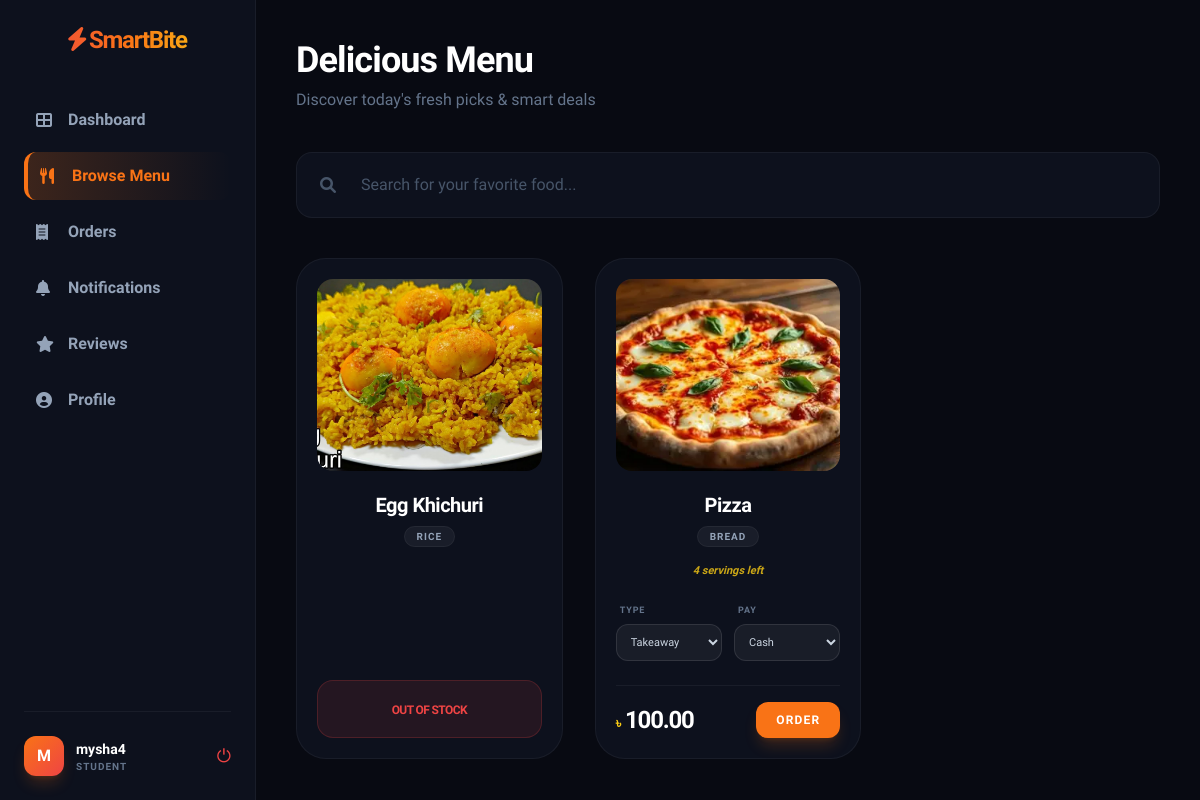
/menu/ (signed in), run on an earlier commit of the app's database.
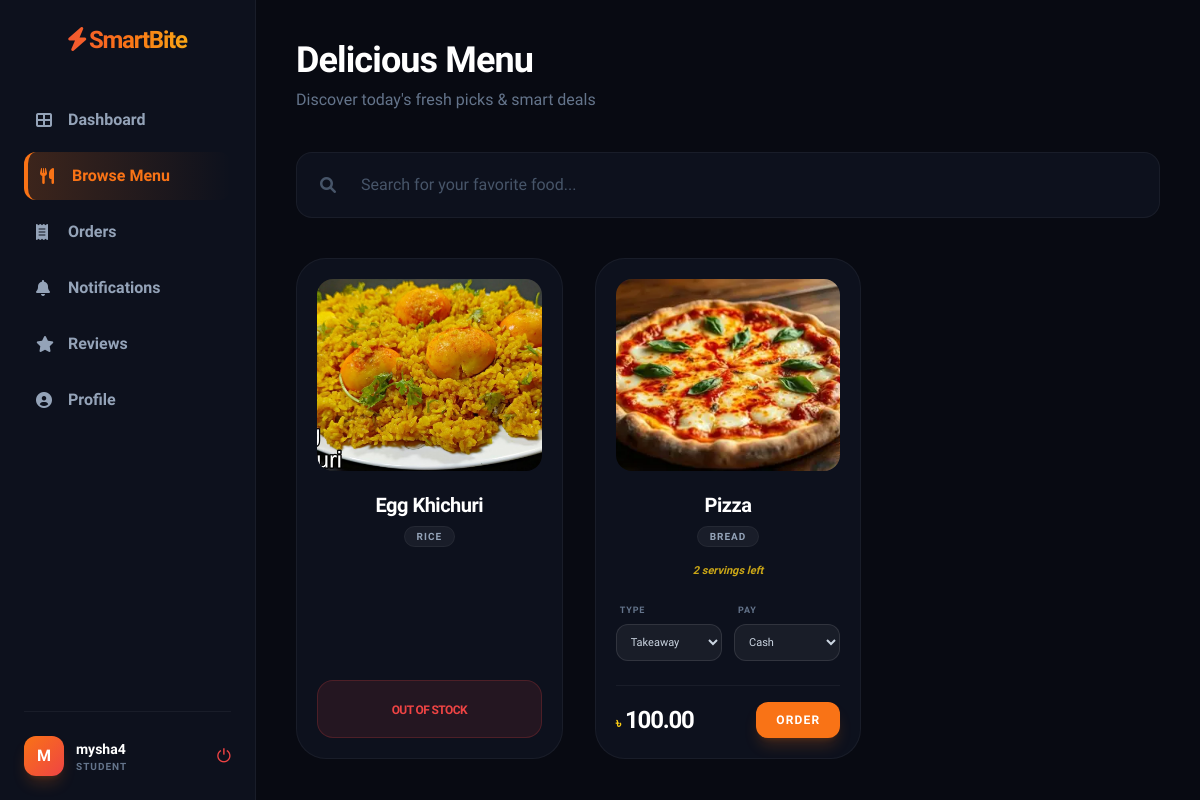
And on a later commit of the database.
### SmartCanteen/models.py (models this page shows, shortened)
class Food(models.Model):
    CATEGORY_CHOICES = (
        ('Rice', 'Rice'),
        ('Bread', 'Bread'),
        ('Snacks', 'Snacks'),
        ('Drinks', 'Drinks'),
        ('Dessert', 'Dessert'),
    )
    name = models.CharField(max_length=100)
    category = models.CharField(
        max_length=50,
        choices=CATEGORY_CHOICES,
        default='Snacks'
    )
    price = models.DecimalField(max_digits=10, decimal_places=2)
    quantity = models.IntegerField(default=0)
    photo = models.ImageField(
        upload_to='food_images/',
        blank=True,
        null=True
    )
    available = models.BooleanField(default=True)

### SmartCanteen/views.py (the view)
# urls.py: path('menu/', views.menu, name='menu'),
@login_required
def menu(request):
    foods = Food.objects.all()
    q = request.GET.get('q')
    if q:
        foods = foods.filter(name__icontains=q)
    return render(request, 'menu.html', {'foods': foods})

### templates/menu.html (shortened to what the changed rows need)
<!DOCTYPE html>
<html lang="en">
<head>
    <script src="https://cdn.tailwindcss.com"></script>
    <link rel="stylesheet" href="https://cdnjs.cloudflare.com/ajax/libs/font-awesome/6.0.0/css/all.min.css">
</head>
<body class="flex h-screen overflow-hidden">
<main class="flex-1 overflow-y-auto p-10 no-scrollbar">
    <header class="mb-10">
        <h1 class="text-4xl font-extrabold text-white mb-2 tracking-tight">Delicious Menu</h1>
    </header>
    <div class="grid grid-cols-1 sm:grid-cols-2 lg:grid-cols-3 xl:grid-cols-4 gap-8">
        {% for food in foods %}
        <div id="food-{{ food.id }}" class="card-bg p-5 relative flex flex-col scroll-mt-24">
            <div class="w-full h-48 overflow-hidden rounded-2xl mb-5 group">
                {% if food.photo %}
                    <img src="{{ food.photo.url }}" class="w-full h-full object-cover group-hover:scale-110 transition-transform duration-500">
                {% else %}
                    <div class="w-full h-full flex items-center justify-center bg-white/5 text-5xl">🍕</div>
                {% endif %}
            </div>
            <div class="text-center mb-4">
                <h3 class="font-extrabold text-white text-xl mb-1 tracking-tight">{{ food.name }}</h3>
                <span class="px-3 py-1 bg-white/5 rounded-full text-[10px] text-slate-400 uppercase font-black tracking-widest border border-white/5">
                    {{ food.category }}
                </span>
            </div>
            {% if food.quantity <= 0 or not food.available %}
                <div class="mt-auto text-center py-4 bg-red-500/10 rounded-2xl border border-red-500/20">
                    <span class="text-[#ef4444] font-black uppercase text-xs tracking-tighter">Out of Stock</span>
                </div>
            {% else %}
                <p class="text-[11px] text-[#facc15] font-bold text-center mb-4 italic opacity-80">{{ food.quantity }} servings left</p>
                <form method="POST" action="{% url 'handle_order' %}" class="mt-auto flex flex-col gap-4">
                    <div class="grid grid-cols-2 gap-3">
                        <div class="space-y-1">
                            <label class="text-[9px] text-slate-500 font-black uppercase tracking-widest ml-1">Type</label>
                            <select name="order_type" class="w-full bg-white/5 border border-white/10 text-[11px] text-slate-300 rounded-xl p-2.5 outline-none focus:border-[#f97316]">
                                <option value="Takeaway">Takeaway</option>
                            </select>
                        </div>
                        <div class="space-y-1">
                            <label class="text-[9px] text-slate-500 font-black uppercase tracking-widest ml-1">Pay</label>
                            <select name="payment_method" class="w-full bg-white/5 border border-white/10 text-[11px] text-slate-300 rounded-xl p-2.5 outline-none focus:border-[#f97316]">
                                <option value="Cash">Cash</option>
                            </select>
                        </div>
                    </div>
                    <div class="flex justify-between items-center mt-2 pt-4 border-t border-white/5">
                        <div class="flex items-baseline gap-1">
                            <span class="text-[14px] font-bold text-[#facc15]">৳</span>
                            <span class="text-2xl font-black tracking-tighter text-white">{{ food.price }}</span>
                        </div>
                        <button type="submit" class="bg-[#f97316] text-white px-5 py-2.5 rounded-xl text-xs font-black uppercase tracking-widest shadow-lg shadow-orange-500/20 hover:bg-[#ef4444] transition-all active:scale-90">
                            Order
                        </button>
                    </div>
                </form>
            {% endif %}
        </div>
        {% empty %}
        <div class="col-span-full text-center py-32 bg-white/5 rounded-[40px] border border-dashed border-white/10">
            <i class="fas fa-cookie-bite text-5xl text-slate-700 mb-4"></i>
            <h2 class="text-xl font-bold text-slate-500">No delicious items found here.</h2>
        </div>
        {% endfor %}
    </div>
</main>
</body>
</html>

What changed in the data, as far as the page shows it:
changed Food "Pizza": quantity "4" → "2"
